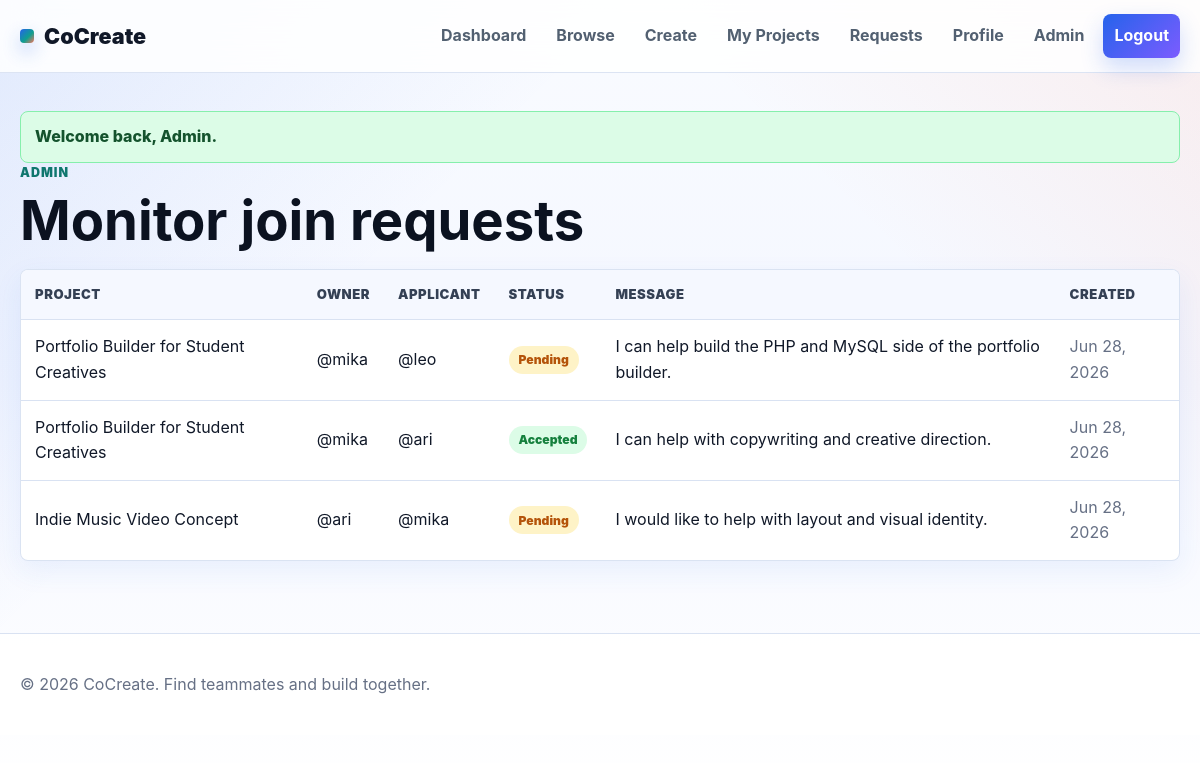
The app's page /admin/requests.php (signed in) with its own data.
### tables this page shows
CREATE TABLE join_requests (
  request_id INT UNSIGNED AUTO_INCREMENT PRIMARY KEY,
  project_id INT UNSIGNED NOT NULL,
  user_id INT UNSIGNED NOT NULL,
  skill_id INT UNSIGNED DEFAULT NULL,
  message TEXT DEFAULT NULL,
  request_status ENUM('pending', 'accepted', 'rejected') NOT NULL DEFAULT 'pending',
  created_at TIMESTAMP NOT NULL DEFAULT CURRENT_TIMESTAMP,
  UNIQUE KEY unique_project_applicant (project_id, user_id),
  CONSTRAINT fk_requests_project
    FOREIGN KEY (project_id) REFERENCES projects(project_id)
    ON DELETE CASCADE ON UPDATE CASCADE,
  CONSTRAINT fk_requests_user
    FOREIGN KEY (user_id) REFERENCES users(user_id)
    ON DELETE CASCADE ON UPDATE CASCADE,
  CONSTRAINT fk_requests_skill
    FOREIGN KEY (skill_id) REFERENCES skills(skill_id)
    ON DELETE SET NULL ON UPDATE CASCADE
);

CREATE TABLE projects (
  project_id INT UNSIGNED AUTO_INCREMENT PRIMARY KEY,
  user_id INT UNSIGNED NOT NULL,
  project_title VARCHAR(180) NOT NULL,
  description TEXT NOT NULL,
  required_skills TEXT NOT NULL,
  category VARCHAR(120) NOT NULL,
  project_status ENUM('open', 'in_progress', 'completed') NOT NULL DEFAULT 'open',
  project_image VARCHAR(255) DEFAULT NULL,
  created_at TIMESTAMP NOT NULL DEFAULT CURRENT_TIMESTAMP,
  CONSTRAINT fk_projects_user
    FOREIGN KEY (user_id) REFERENCES users(user_id)
    ON DELETE CASCADE ON UPDATE CASCADE
);

CREATE TABLE users (
  user_id INT UNSIGNED AUTO_INCREMENT PRIMARY KEY,
  firstname VARCHAR(80) NOT NULL,
  lastname VARCHAR(80) NOT NULL,
  username VARCHAR(80) NOT NULL UNIQUE,
  email VARCHAR(160) NOT NULL UNIQUE,
  password_hash VARCHAR(255) NOT NULL,
  profile_picture VARCHAR(255) DEFAULT NULL,
  skills TEXT DEFAULT NULL,
  interests TEXT DEFAULT NULL,
  bio TEXT DEFAULT NULL,
  role ENUM('user', 'admin') NOT NULL DEFAULT 'user',
  status ENUM('active', 'disabled') NOT NULL DEFAULT 'active',
  created_at TIMESTAMP NOT NULL DEFAULT CURRENT_TIMESTAMP
);

### includes/session.php (called while the page is built, shortened)
<?php
function e($value): string
{
    return htmlspecialchars((string)($value ?? ''), ENT_QUOTES, 'UTF-8');
}
function status_label(string $status): string
{
    return ucwords(str_replace('_', ' ', $status));
}

### admin/requests.php (the view, shortened to what this page needs)
<?php
require_once __DIR__ . '/../includes/session.php';
require_once __DIR__ . '/../includes/db.php';
$requests = $pdo->query('SELECT jr.*, p.project_title, owner.username AS owner, applicant.username AS applicant FROM join_requests jr JOIN projects p ON p.project_id = jr.project_id JOIN users owner ON owner.user_id = p.user_id JOIN users applicant ON applicant.user_id = jr.user_id ORDER BY jr.created_at DESC')->fetchAll();
require_once __DIR__ . '/../includes/header.php';
?>
<section class="page-head">
  <div>
    <p class="eyebrow">Admin</p>
    <h1>Monitor join requests</h1>
  </div>
</section>
<div class="table-wrap">
  <table>
    <thead><tr><th>Project</th><th>Owner</th><th>Applicant</th><th>Status</th><th>Message</th><th>Created</th></tr></thead>
    <tbody>
    <?php foreach ($requests as $request): ?>
      <tr>
        <td><?= e($request['project_title']) ?></td>
        <td>@<?= e($request['owner']) ?></td>
        <td>@<?= e($request['applicant']) ?></td>
        <td><span class="status status-<?= e($request['request_status']) ?>"><?= e(status_label($request['request_status'])) ?></span></td>
        <td><?= e($request['message'] ?: 'No message provided.') ?></td>
        <td class="muted"><?= e(date('M j, Y', strtotime($request['created_at']))) ?></td>
      </tr>
    <?php endforeach; ?>
    </tbody>
  </table>
</div>
<?php
require_once __DIR__ . '/../includes/footer.php';
?>

### assets/css/styles.css (style rules this page uses)
:root { --bg: #f4f7ff; --bg-warm: #fff7f1; --surface: #ffffff; --surface-soft: #f8fbff; --ink: #101828; --muted: #667085; --line: #d9e2f2; --primary: #2563eb; --primary-dark: #1e40af; --secondary: #0f9f8f; --secondary-dark: #0f766e; --coral: #f9735b; --lavender: #7c5cff; --danger: #dc2626; --warning: #b45309; --success: #15803d; --shadow: 0 18px 48px rgba(16, 24, 40, 0.1); --shadow-soft: 0 10px 28px rgba(37, 99, 235, 0.08); --radius: 8px; }
* { box-sizing: border-box; }
body { margin: 0; min-height: 100vh; color: var(--ink); background: linear-gradient(135deg, rgba(37, 99, 235, 0.11), transparent 32%), linear-gradient(225deg, rgba(249, 115, 91, 0.1), transparent 28%), linear-gradient(180deg, #f9fbff 0%, var(--bg) 48%, #ffffff 100%); font-family: Inter, ui-sans-serif, system-ui, -apple-system, BlinkMacSystemFont, "Segoe UI", sans-serif; line-height: 1.6; }
.section-head, .page-head { display: flex; align-items: end; justify-content: space-between; gap: 18px; margin-bottom: 20px; }
.section-head h2, .page-head h1 { margin: 0; color: #0b1220; line-height: 1.08; }
.page-head h1 { font-size: clamp(2rem, 5vw, 3.4rem); }
.eyebrow { margin: 0 0 8px; color: var(--secondary-dark); font-size: 0.78rem; font-weight: 900; letter-spacing: 0.08em; text-transform: uppercase; }
.muted { color: var(--muted); }
.card, .stat, .empty-state, .filter-bar, .table-wrap { border: 1px solid rgba(217, 226, 242, 0.95); border-radius: var(--radius); background: rgba(255, 255, 255, 0.96); box-shadow: var(--shadow-soft); }
.status { display: inline-flex; align-items: center; min-height: 28px; padding: 4px 10px; border-radius: 999px; font-size: 0.76rem; font-weight: 900; text-transform: capitalize; }
.status-open, .status-accepted, .status-active { color: var(--success); background: #dcfce7; }
.status-in_progress, .status-pending { color: var(--warning); background: #fef3c7; }
.table-wrap { width: 100%; overflow-x: auto; }
table { width: 100%; border-collapse: collapse; min-width: 760px; }
th, td { padding: 14px; border-bottom: 1px solid var(--line); text-align: left; vertical-align: middle; }
th { color: #344054; background: #f5f8ff; font-size: 0.82rem; font-weight: 950; letter-spacing: 0.04em; text-transform: uppercase; }
tr:last-child td { border-bottom: 0; }

### records on screen
join_requests: project.project_title "Portfolio Builder for Student Creatives", users.username "mika", user.username "leo", request_status "Pending", message "I can help build the PHP and MySQL side of the portfolio builder.", created_at "Jun 28, 2026"
join_requests: project.project_title "Portfolio Builder for Student Creatives", users.username "mika", user.username "ari", request_status "Accepted", message "I can help with copywriting and creative direction.", created_at "Jun 28, 2026"
join_requests: project.project_title "Indie Music Video Concept", users.username "ari", user.username "mika", request_status "Pending", message "I would like to help with layout and visual identity.", created_at "Jun 28, 2026"

### other values on screen
$message "Welcome back, Admin."
